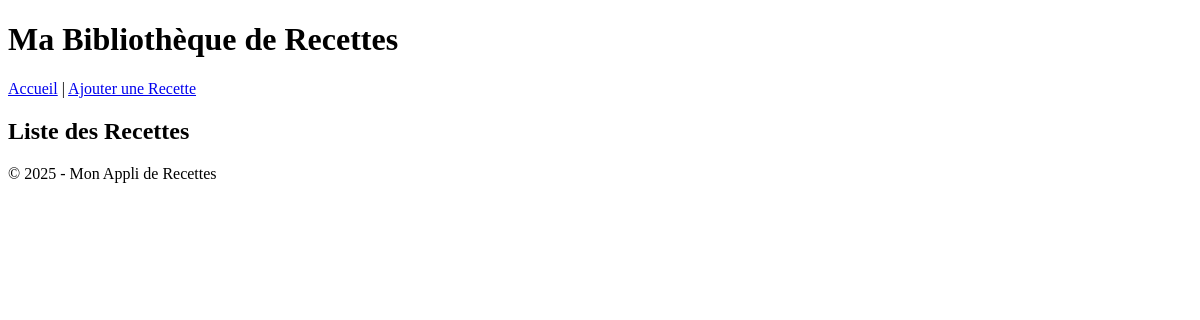
Before: / with the older database file.
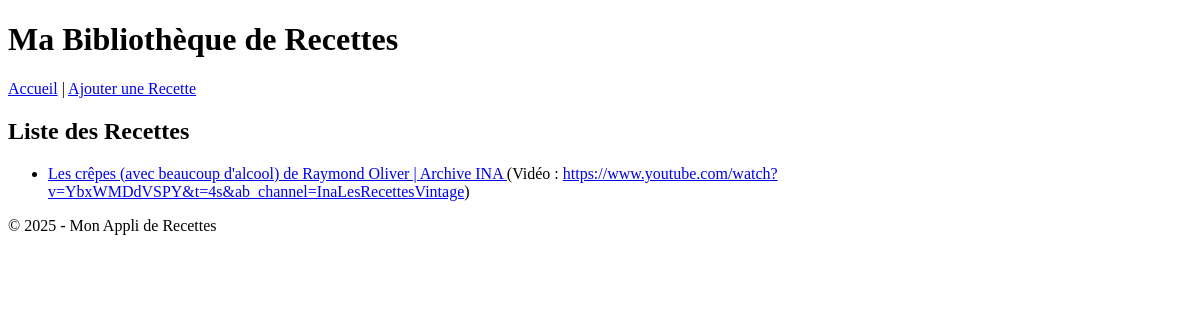
After: the same page with the newer database file.
### tables this page shows
CREATE TABLE recipes (
                            id INTEGER PRIMARY KEY AUTOINCREMENT,
                            video_url TEXT NOT NULL,
                            title TEXT,
                            ingredients TEXT,
                            steps TEXT
                        );

### app.py (the view)
@app.route('/')
def index():
    with sqlite3.connect(app.config['DB_PATH']) as conn:
        cursor = conn.cursor()
        cursor.execute("SELECT id, title, video_url FROM recipes")
        data = cursor.fetchall()
    return render_template('index.html', recipes=data)

### templates/index.html
{% extends "base.html" %}
{% block content %}
<h2>Liste des Recettes</h2>
<ul>
{% for recipe in recipes %}
  <li>
    <a href="{{ url_for('view_recipe', recipe_id=recipe[0]) }}">
      {{ recipe[1] or "Recette sans titre" }}
    </a>
    (Vidéo : <a href="{{ recipe[2] }}" target="_blank">{{ recipe[2] }}</a>)
  </li>
{% endfor %}
</ul>
{% endblock %}

### templates/base.html (shortened to what this page needs)
<!DOCTYPE html>
<html lang="fr">
<head>
    <link rel="stylesheet" href="{{ url_for('static', filename='style.css') }}">
</head>
<body>
    <header>
        <h1>Ma Bibliothèque de Recettes</h1>
        <nav>
            <a href="{{ url_for('index') }}">Accueil</a> |
            <a href="{{ url_for('add_recipe') }}">Ajouter une Recette</a>
        </nav>
    </header>
    <div class="content">
        {% block content %}{% endblock %}
    </div>
    <footer>
        <p>&copy; 2025 - Mon Appli de Recettes</p>
    </footer>
</body>
</html>

Changed rows visible on the page:
added recipes: title "Les crêpes (avec beaucoup d'alcool) de Raymond Oliver | Archive INA", video_url "https://www.youtube.com/watch?v=YbxWMDdVSPY&t=4s&ab_channel=InaLesRecettesVintage"
